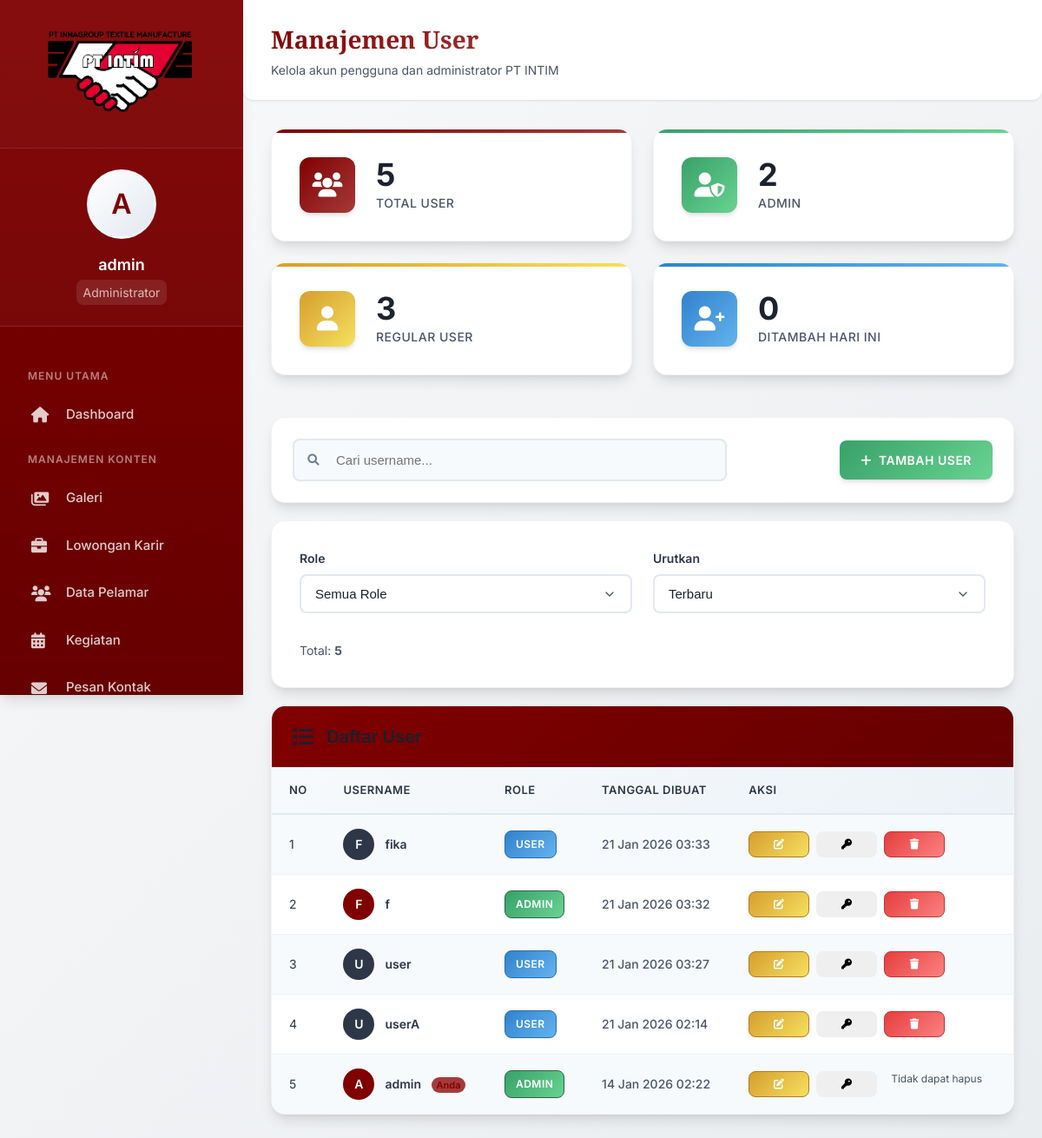
The page /admin/admin_users.php (signed in) on the database its author committed.
### tables this page shows
CREATE TABLE `users` (
  `id` int(11) NOT NULL,
  `username` varchar(50) NOT NULL,
  `password` varchar(255) NOT NULL,
  `role` enum('admin','user') DEFAULT 'user',
  `created_at` timestamp NOT NULL DEFAULT current_timestamp(),
  `updated_at` timestamp NOT NULL DEFAULT current_timestamp()
);

### admin/admin_users.php (the view, shortened to what this page needs)
<?php
include 'config.php';
include 'header.php';
$mode = 'tambah';
$search = isset($_GET['search']) ? mysqli_real_escape_string($conn, $_GET['search']) : '';
$sort_order = isset($_GET['sort']) ? $_GET['sort'] : 'newest';
$query_users = "SELECT * FROM users WHERE 1=1";
if ($sort_order == 'newest') {
    $query_users .= " ORDER BY created_at DESC";
} elseif ($sort_order == 'oldest') {
    $query_users .= " ORDER BY created_at ASC";
} elseif ($sort_order == 'name') {
    $query_users .= " ORDER BY username ASC";
}
$result_users = mysqli_query($conn, $query_users);
$total_users = mysqli_num_rows($result_users);
$total_admin = mysqli_num_rows(mysqli_query($conn, "SELECT * FROM users WHERE role = 'admin'"));
$total_user = mysqli_num_rows(mysqli_query($conn, "SELECT * FROM users WHERE role = 'user'"));
$users_today = mysqli_num_rows(mysqli_query($conn, "SELECT * FROM users WHERE DATE(created_at) = CURDATE()"));
function tgl_indo($datetime) {
    $bulan = array(
        'Jan', 'Feb', 'Mar', 'Apr', 'Mei', 'Jun',
        'Jul', 'Agu', 'Sep', 'Okt', 'Nov', 'Des'
    );
    $timestamp = strtotime($datetime);
    return date('d', $timestamp) . ' ' . $bulan[(int)date('m', $timestamp) - 1] . ' ' . date('Y', $timestamp) . ' ' . date('H:i', $timestamp);
}
?>
<?php include 'template_start.php';  ?>
<main class="main-content">
    <header class="top-header">
        <div>
            <h1 class="page-title">Manajemen User</h1>
            <p style="color: var(--text-light); font-size: 14px;">Kelola akun pengguna dan administrator PT INTIM</p>
        </div>
    </header>
    <div class="content-area">
        <div class="stats-grid">
            <div class="stat-card">
                <div class="stat-icon total">
                    <i class="fas fa-users"></i>
                </div>
                <div class="stat-content">
                    <h3><?= $total_users ?></h3>
                    <p>Total User</p>
                </div>
            </div>
            <div class="stat-card">
                <div class="stat-icon active">
                    <i class="fas fa-user-shield"></i>
                </div>
                <div class="stat-content">
                    <h3><?= $total_admin ?></h3>
                    <p>Admin</p>
                </div>
            </div>
            <div class="stat-card">
                <div class="stat-icon pending">
                    <i class="fas fa-user"></i>
                </div>
                <div class="stat-content">
                    <h3><?= $total_user ?></h3>
                    <p>Regular User</p>
                </div>
            </div>
            <div class="stat-card">
                <div class="stat-icon review">
                    <i class="fas fa-user-plus"></i>
                </div>
                <div class="stat-content">
                    <h3><?= $users_today ?></h3>
                    <p>Ditambah Hari Ini</p>
                </div>
            </div>
        </div>
        <div class="action-bar" style="margin-bottom: 20px;">
            <div class="search-box">
                <form action="" method="GET">
                    <input type="text" name="search" class="search-input" placeholder="Cari username..." value="<?= htmlspecialchars($search) ?>">
                    <button type="submit" class="search-btn">
                        <i class="fas fa-search"></i>
                    </button>
                </form>
            </div>
            <div class="btn-group">
                <a href="?add=true" class="btn btn-success">
                    <i class="fas fa-plus"></i> Tambah User
                </a>
            </div>
        </div>
        <div class="filter-section" style="margin-bottom: 20px;">
            <form method="GET" action="" class="filter-form">
                <div class="filter-group">
                    <label class="filter-label">Role</label>
                    <select name="role" class="filter-select" onchange="this.form.submit()">
                        <option value="">Semua Role</option>
                    </select>
                </div>
                <div class="filter-group">
                    <label class="filter-label">Urutkan</label>
                    <select name="sort" class="filter-select" onchange="this.form.submit()">
                        <option value="newest" <?= $sort_order == 'newest' ? 'selected' : '' ?>>Terbaru</option>
                    </select>
                </div>
                <div class="filter-group">
                    <div class="filter-buttons">
                        <span style="font-size: 14px; color: var(--text-light);">
                            Total: <b><?= $total_users ?></b>
                        </span>
                    </div>
                </div>
            </form>
        </div>
        <div style="display: flex; flex-direction: column; gap: 30px; margin-bottom: 40px;">
            <div class="table-container" <?php if (isset($_GET['add']) || $mode === 'edit'): ?>style="grid-column: span 2;"<?php endif; ?>>
                <div class="table-header">
                    <div class="table-title">
                        <i class="fas fa-list"></i> Daftar User
                    </div>
                </div>
                <?php if ($total_users > 0): ?>
                    <div class="table-responsive">
                        <table class="data-table">
                            <thead>
                                <tr>
                                    <th>No</th>
                                    <th>Username</th>
                                    <th>Role</th>
                                    <th>Tanggal Dibuat</th>
                                    <th>Aksi</th>
                                </tr>
                            </thead>
                            <tbody id="usersTable">
                                <?php
                                $no = 1;
                                mysqli_data_seek($result_users, 0);
                                while($row = mysqli_fetch_assoc($result_users)):
                                    $tanggal = tgl_indo($row['created_at']);
                                    $current_session_id = isset($_SESSION['user_id']) ? $_SESSION['user_id'] : 0;
                                    $is_current_user = ($row['id'] == $current_session_id);
                                ?>
                                    <tr data-id="<?= $row['id'] ?>">
                                        <td><?= $no++ ?></td>
                                        <td>
                                            <div style="display: flex; align-items: center; gap: 12px;">
                                                <div style="width: 36px; height: 36px; background: <?= $row['role'] == 'admin' ? 'var(--primary)' : 'var(--accent)'; ?>; border-radius: 50%; display: flex; align-items: center; justify-content: center; color: white; font-weight: 600; font-size: 14px;">
                                                    <?= strtoupper(substr($row['username'], 0, 1)) ?>
                                                </div>
                                                <div>
                                                    <div style="font-weight: 600; font-size: 14px;">
                                                        <?= htmlspecialchars($row['username']) ?>
                                                        <?php if ($is_current_user): ?>
                                                            <span style="font-size: 11px; background: var(--primary-light); color: var(--primary); padding: 2px 6px; border-radius: 10px; margin-left: 8px;">Anda</span>
                                                        <?php endif; ?>
                                                    </div>
                                                </div>
                                            </div>
                                        </td>
                                        <td>
                                            <span class="status-badge <?= $row['role'] == 'admin' ? 'status-active' : 'status-review' ?>">
                                                <?= $row['role'] == 'admin' ? 'Admin' : 'User' ?>
                                            </span>
                                        </td>
                                        <td>
                                            <div style="font-weight: 500; font-size: 14px; color: var(--text-light);">
                                                <?= $tanggal ?>
                                            </div>
                                        </td>
                                        <td>
                                            <div class="action-buttons">
                                                <a href="admin_users.php?edit=<?= $row['id'] ?>"
                                                   class="action-btn edit">
                                                    <i class="fas fa-edit"></i>
                                                </a>
                                                <button type="button"
                                                        class="action-btn status"
                                                        onclick="confirmReset(<?= $row['id'] ?>, '<?= htmlspecialchars(addslashes($row['username'])) ?>')"
                                                        title="Reset Password">
                                                    <i class="fas fa-key"></i>
                                                </button>
                                                <?php if (!$is_current_user): ?>
                                                    <button type="button"
                                                            class="action-btn delete"
                                                            onclick="confirmDelete(<?= $row['id'] ?>, '<?= htmlspecialchars(addslashes($row['username'])) ?>')">
                                                        <i class="fas fa-trash"></i>
                                                    </button>
                                                <?php else: ?>
                                                    <span style="color: var(--text-light); font-size: 12px; padding: 0 8px;">Tidak dapat hapus</span>
                                                <?php endif; ?>
                                            </div>
                                        </td>
                                    </tr>
                                <?php endwhile; ?>
                            </tbody>
                        </table>
                    </div>
                <?php endif; ?>
            </div>
        </div>
    </div>
</main>
<?php include 'template_end.php';  ?>

### rows shown on the page
users: username "F", username "fika", role "USER", created_at "21 Jan 2026 03:33"
users: username "F", username "f", role "ADMIN", created_at "21 Jan 2026 03:32"
users: username "U", username "user", role "USER", created_at "21 Jan 2026 03:27"
users: username "U", username "userA", role "USER", created_at "21 Jan 2026 02:14"
users: username "A", username "admin", shows "Anda", role "ADMIN", created_at "14 Jan 2026 02:22", shows "Tidak dapat hapus"

### other values the page prints
substr($username, 0, 1) "A"
$username "admin"
$total_users "5"
$total_admin "2"
$total_user "3"
$users_today "0"
